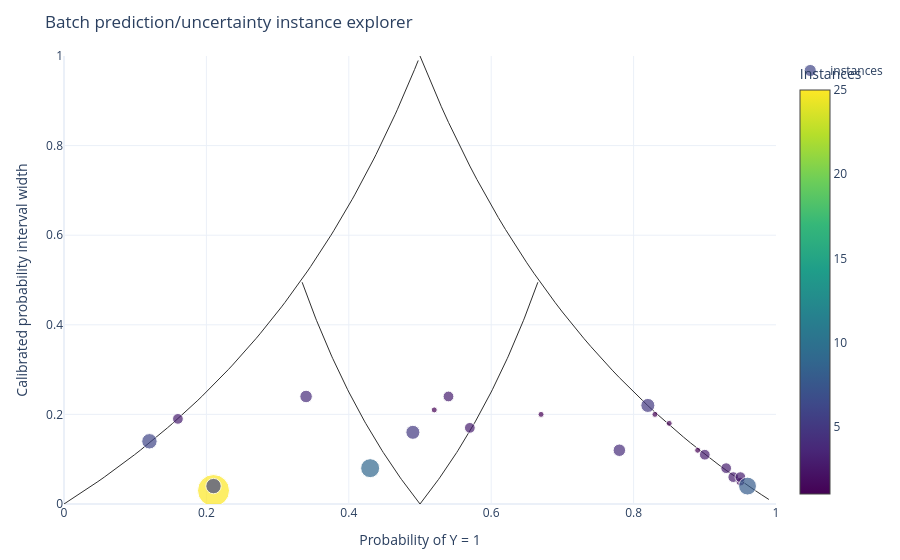
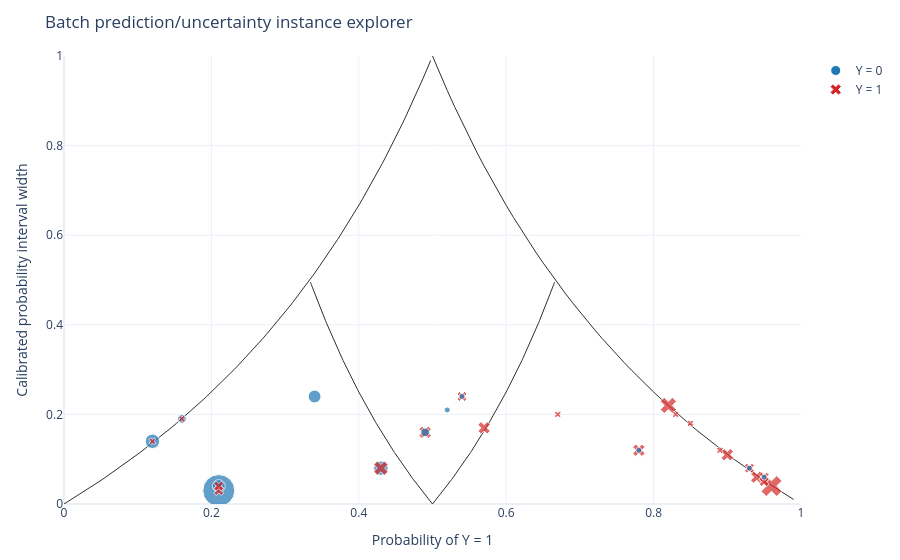

Here is the notebook cell these charts were saved with, in order:
### Markdown cell above
## Section 1: Classification

The classification explorer is called through the normal global plotting API. Without targets, the plot follows the predicted-class probability convention. With targets supplied, CE global probabilistic classification plots use target-aware marker symbols. The Plotly explorer follows that convention and keeps the probability triangle reference shape.

### Code cell
X, y = make_classification(
    n_samples=500,
    n_features=8,
    n_informative=5,
    n_redundant=0,
    random_state=7,
)
x_proper, x_tmp, y_proper, y_tmp = train_test_split(
    X, y, test_size=0.4, random_state=7, stratify=y
)
x_cal, x_query, y_cal, y_query = train_test_split(
    x_tmp, y_tmp, test_size=0.5, random_state=7, stratify=y_tmp
)

classifier = RandomForestClassifier(n_estimators=80, random_state=7)
explainer = WrapCalibratedExplainer(classifier)
explainer.fit(x_proper, y_proper)
assert explainer.fitted is True
explainer.calibrate(x_cal, y_cal)
assert explainer.calibrated is True

classification_result = explainer.plot(
    x_query[:120],
    style="plotly.global.instance_explorer",
    task="classification",
    position_precision=2,
    show=True,
)

classification_result_with_targets = explainer.plot(
    x_query[:120],
    y_query[:120],
    style="plotly.global.instance_explorer",
    task="classification",
    position_precision=2,
    show=True,
)

### Figure 1 — Plotly figure (JSON) as saved in the notebook; plotly's stock layout.template omitted (floating-point values rounded to 4 significant figures)
{"data": [{"hoverinfo": "skip", "line": {"color": "#2f2f2f", "width": 1}, "meta": {"trace_kind": "triangle-reference"}, "mode": "lines", "name": "triangle-reference-1", "showlegend": false, "type": "scatter", "x": [0.0, 0.009901, 0.01961, 0.02913, 0.03846, 0.04762, 0.0566, 0.06542, 0.07407, 0.08257, 0.09091, 0.0991, 0.1071, 0.115, 0.1228, 0.1304, 0.1379, 0.1453, 0.1525, 0.1597, 0.1667, 0.1736, 0.1803, 0.187, 0.1935, 0.2, 0.2063, 0.2126, 0.2188, 0.2248, 0.2308, 0.2366, 0.2424, 0.2481, 0.2537, 0.2593, 0.2647, 0.2701, 0.2754, 0.2806, 0.2857, 0.2908, 0.2958, 0.3007, 0.3056, 0.3103, 0.3151, 0.3197, 0.3243, 0.3289, 0.3333, 0.3377, 0.3421, 0.3464, 0.3506, 0.3548, 0.359, 0.3631, 0.3671, 0.3711, 0.375, 0.3789, 0.3827, 0.3865, 0.3902, 0.3939, 0.3976, 0.4012, 0.4048, 0.4083, 0.4118, 0.4152, 0.4186, 0.422, 0.4253, 0.4286, 0.4318, 0.435, 0.4382, 0.4413, 0.4444, 0.4475, 0.4505, 0.4536, 0.4565, 0.4595, 0.4624, 0.4652, 0.4681, 0.4709, 0.4737, 0.4764, 0.4792, 0.4819, 0.4845, 0.4872, 0.4898, 0.4924, 0.4949, 0.4975], "y": [0.0, 0.01, 0.02, 0.03, 0.04, 0.05, 0.06, 0.07, 0.08, 0.09, 0.1, 0.11, 0.12, 0.13, 0.14, 0.15, 0.16, 0.17, 0.18, 0.19, 0.2, 0.21, 0.22, 0.23, 0.24, 0.25, 0.26, 0.27, 0.28, 0.29, 0.3, 0.31, 0.32, 0.33, 0.34, 0.35, 0.36, 0.37, 0.38, 0.39, 0.4, 0.41, 0.42, 0.43, 0.44, 0.45, 0.46, 0.47, 0.48, 0.49, 0.5, 0.51, 0.52, 0.53, 0.54, 0.55, 0.56, 0.57, 0.58, 0.59, 0.6, 0.61, 0.62, 0.63, 0.64, 0.65, 0.66, 0.67, 0.68, 0.69, 0.7, 0.71, 0.72, 0.73, 0.74, 0.75, 0.76, 0.77, 0.78, 0.79, 0.8, 0.81, 0.82, 0.83, 0.84, 0.85, 0.86, 0.87, 0.88, 0.89, 0.9, 0.91, 0.92, 0.93, 0.94, 0.95, 0.96, 0.97, 0.98, 0.99]}, {"hoverinfo": "skip", "line": {"color": "#2f2f2f", "width": 1}, "meta": {"trace_kind": "triangle-reference"}, "mode": "lines", "name": "triangle-reference-2", "showlegend": false, "type": "scatter", "x": [0.5, 0.51, 0.52, 0.53, 0.54, 0.55, 0.56, 0.57, 0.58, 0.59, 0.6, 0.61, 0.62, 0.63, 0.64, 0.65, 0.66, 0.67, 0.68, 0.69, 0.7, 0.71, 0.72, 0.73, 0.74, 0.75, 0.76, 0.77, 0.78, 0.79, 0.8, 0.81, 0.82, 0.83, 0.84, 0.85, 0.86, 0.87, 0.88, 0.89, 0.9, 0.91, 0.92, 0.93, 0.94, 0.95, 0.96, 0.97, 0.98, 0.99], "y": [1.0, 0.9608, 0.9231, 0.8868, 0.8519, 0.8182, 0.7857, 0.7544, 0.7241, 0.6949, 0.6667, 0.6393, 0.6129, 0.5873, 0.5625, 0.5385, 0.5152, 0.4925, 0.4706, 0.4493, 0.4286, 0.4085, 0.3889, 0.3699, 0.3514, 0.3333, 0.3158, 0.2987, 0.2821, 0.2658, 0.25, 0.2346, 0.2195, 0.2048, 0.1905, 0.1765, 0.1628, 0.1494, 0.1364, 0.1236, 0.1111, 0.0989, 0.08696, 0.07527, 0.06383, 0.05263, 0.04167, 0.03093, 0.02041, 0.0101]}, {"hoverinfo": "skip", "line": {"color": "#2f2f2f", "width": 1}, "meta": {"trace_kind": "triangle-reference"}, "mode": "lines", "name": "triangle-reference-3", "showlegend": false, "type": "scatter", "x": [0.5, 0.5025, 0.505, 0.5074, 0.5098, 0.5122, 0.5146, 0.5169, 0.5192, 0.5215, 0.5238, 0.5261, 0.5283, 0.5305, 0.5327, 0.5349, 0.537, 0.5392, 0.5413, 0.5434, 0.5455, 0.5475, 0.5495, 0.5516, 0.5536, 0.5556, 0.5575, 0.5595, 0.5614, 0.5633, 0.5652, 0.5671, 0.569, 0.5708, 0.5726, 0.5745, 0.5763, 0.5781, 0.5798, 0.5816, 0.5833, 0.5851, 0.5868, 0.5885, 0.5902, 0.5918, 0.5935, 0.5951, 0.5968, 0.5984, 0.6, 0.6016, 0.6032, 0.6047, 0.6063, 0.6078, 0.6094, 0.6109, 0.6124, 0.6139, 0.6154, 0.6169, 0.6183, 0.6198, 0.6212, 0.6226, 0.6241, 0.6255, 0.6269, 0.6283, 0.6296, 0.631, 0.6324, 0.6337, 0.635, 0.6364, 0.6377, 0.639, 0.6403, 0.6416, 0.6429, 0.6441, 0.6454, 0.6466, 0.6479, 0.6491, 0.6503, 0.6516, 0.6528, 0.654, 0.6552, 0.6564, 0.6575, 0.6587, 0.6599, 0.661, 0.6622, 0.6633, 0.6644, 0.6656], "y": [0.0, 0.005, 0.01, 0.015, 0.02, 0.025, 0.03, 0.035, 0.04, 0.045, 0.05, 0.055, 0.06, 0.065, 0.07, 0.075, 0.08, 0.085, 0.09, 0.095, 0.1, 0.105, 0.11, 0.115, 0.12, 0.125, 0.13, 0.135, 0.14, 0.145, 0.15, 0.155, 0.16, 0.165, 0.17, 0.175, 0.18, 0.185, 0.19, 0.195, 0.2, 0.205, 0.21, 0.215, 0.22, 0.225, 0.23, 0.235, 0.24, 0.245, 0.25, 0.255, 0.26, 0.265, 0.27, 0.275, 0.28, 0.285, 0.29, 0.295, 0.3, 0.305, 0.31, 0.315, 0.32, 0.325, 0.33, 0.335, 0.34, 0.345, 0.35, 0.355, 0.36, 0.365, 0.37, 0.375, 0.38, 0.385, 0.39, 0.395, 0.4, 0.405, 0.41, 0.415, 0.42, 0.425, 0.43, 0.435, 0.44, 0.445, 0.45, 0.455, 0.46, 0.465, 0.47, 0.475, 0.48, 0.485, 0.49, 0.495]}, {"hoverinfo": "skip", "line": {"color": "#2f2f2f", "width": 1}, "meta": {"trace_kind": "triangle-reference"}, "mode": "lines", "name": "triangle-reference-4", "showlegend": false, "type": "scatter", "x": [0.5, 0.4975, 0.495, 0.4926, 0.4902, 0.4878, 0.4854, 0.4831, 0.4808, 0.4785, 0.4762, 0.4739, 0.4717, 0.4695, 0.4673, 0.4651, 0.463, 0.4608, 0.4587, 0.4566, 0.4545, 0.4525, 0.4505, 0.4484, 0.4464, 0.4444, 0.4425, 0.4405, 0.4386, 0.4367, 0.4348, 0.4329, 0.431, 0.4292, 0.4274, 0.4255, 0.4237, 0.4219, 0.4202, 0.4184, 0.4167, 0.4149, 0.4132, 0.4115, 0.4098, 0.4082, 0.4065, 0.4049, 0.4032, 0.4016, 0.4, 0.3984, 0.3968, 0.3953, 0.3937, 0.3922, 0.3906, 0.3891, 0.3876, 0.3861, 0.3846, 0.3831, 0.3817, 0.3802, 0.3788, 0.3774, 0.3759, 0.3745, 0.3731, 0.3717, 0.3704, 0.369, 0.3676, 0.3663, 0.365, 0.3636, 0.3623, 0.361, 0.3597, 0.3584, 0.3571, 0.3559, 0.3546, 0.3534, 0.3521, 0.3509, 0.3497, 0.3484, 0.3472, 0.346, 0.3448, 0.3436, 0.3425, 0.3413, 0.3401, 0.339, 0.3378, 0.3367, 0.3356, 0.3344], "y": [0.0, 0.005, 0.01, 0.015, 0.02, 0.025, 0.03, 0.035, 0.04, 0.045, 0.05, 0.055, 0.06, 0.065, 0.07, 0.075, 0.08, 0.085, 0.09, 0.095, 0.1, 0.105, 0.11, 0.115, 0.12, 0.125, 0.13, 0.135, 0.14, 0.145, 0.15, 0.155, 0.16, 0.165, 0.17, 0.175, 0.18, 0.185, 0.19, 0.195, 0.2, 0.205, 0.21, 0.215, 0.22, 0.225, 0.23, 0.235, 0.24, 0.245, 0.25, 0.255, 0.26, 0.265, 0.27, 0.275, 0.28, 0.285, 0.29, 0.295, 0.3, 0.305, 0.31, 0.315, 0.32, 0.325, 0.33, 0.335, 0.34, 0.345, 0.35, 0.355, 0.36, 0.365, 0.37, 0.375, 0.38, 0.385, 0.39, 0.395, 0.4, 0.405, 0.41, 0.415, 0.42, 0.425, 0.43, 0.435, 0.44, 0.445, 0.45, 0.455, 0.46, 0.465, 0.47, 0.475, 0.48, 0.485, 0.49, 0.495]}, {"hovertemplate": "%{text}<extra></extra>", "marker": {"color": [6, 3, 25, 6, 4, 9, 5, 1, 3, 3, 1, 4, 5, 1, 1, 1, 3, 3, 3, 2, 3, 8], "colorbar": {"title": {"text": "Instances"}}, "colorscale": [[0.0, "#440154"], [0.1111, "#482878"], [0.2222, "#3e4989"], [0.3333, "#31688e"], [0.4444, "#26828e"], [0.5556, "#1f9e89"], [0.6667, "#35b779"], [0.7778, "#6ece58"], [0.8889, "#b5de2b"], [1.0, "#fde725"]], "line": {"color": "white", "width": 1}, "showscale": true, "size": [15.42, 10.76, 32.0, 15.42, 12.5, 19.0, 14.03, 6.0, 10.76, 10.76, 6.0, 12.5, 14.03, 6.0, 6.0, 6.0, 10.76, 10.76, 10.76, 8.692, 10.76, 17.88]}, "mode": "markers", "name": "instances", "text": ["Instances: 6<br>Predicted class: 1<br>Probability: 0.125<br>Probability interval: [0, 0.142857]<br>Interval width: 0.142857", "Instances: 3<br>Predicted class: 1<br>Probability: 0.16<br>Probability interval: [0, 0.190476]<br>Interval width: 0.190476", "Instances: 25<br>Predicted class: 1<br>Probability: 0.205128<br>Probability interval: [0.184211, 0.210526]<br>Interval width: 0.0263158", "Instances: 6<br>Predicted class: 1<br>Probability: 0.214085<br>Probability interval: [0.184211, 0.222222]<br>Interval width: 0.0380117", "Instances: 4<br>Predicted class: 1<br>Probability: 0.344411<br>Probability interval: [0.184211, 0.428571]<br>Interval width: 0.244361", "Instances: 9<br>Predicted class: 1<br>Probability: 0.428571<br>Probability interval: [0.384615, 0.461538]<br>Interval width: 0.0769231", "Instances: 5<br>Predicted class: 1<br>Probability: 0.492754<br>Probability interval: [0.411765, 0.571429]<br>Interval width: 0.159664", "Instances: 1<br>Predicted class: 1<br>Probability: 0.515152<br>Probability interval: [0.411765, 0.625]<br>Interval width: 0.213235", "Instances: 3<br>Predicted class: 1<br>Probability: 0.538462<br>Probability interval: [0.428571, 0.666667]<br>Interval width: 0.238095", "Instances: 3<br>Predicted class: 1<br>Probability: 0.571429<br>Probability interval: [0.5, 0.666667]<br>Interval width: 0.166667", "Instances: 1<br>Predicted class: 1<br>Probability: 0.666667<br>Probability interval: [0.6, 0.8]<br>Interval width: 0.2", "Instances: 4<br>Predicted class: 1<br>Probability: 0.777778<br>Probability interval: [0.75, 0.875]<br>Interval width: 0.125", "Instances: 5<br>Predicted class: 1<br>Probability: 0.818182<br>Probability interval: [0.777778, 1]<br>Interval width: 0.222222", "Instances: 1<br>Predicted class: 1<br>Probability: 0.833333<br>Probability interval: [0.8, 1]<br>Interval width: 0.2", "Instances: 1<br>Predicted class: 1<br>Probability: 0.846154<br>Probability interval: [0.818182, 1]<br>Interval width: 0.181818", "Instances: 1<br>Predicted class: 1<br>Probability: 0.888889<br>Probability interval: [0.875, 1]<br>Interval width: 0.125", "Instances: 3<br>Predicted class: 1<br>Probability: 0.9<br>Probability interval: [0.888889, 1]<br>Interval width: 0.111111", "Instances: 3<br>Predicted class: 1<br>Probability: 0.928571<br>Probability interval: [0.923077, 1]<br>Interval width: 0.0769231", "Instances: 3<br>Predicted class: 1<br>Probability: 0.941176<br>Probability interval: [0.9375, 1]<br>Interval width: 0.0625", "Instances: 2<br>Predicted class: 1<br>Probability: 0.952381<br>Probability interval: [0.95, 1]<br>Interval width: 0.05", "Instances: 3<br>Predicted class: 1<br>Probability: 0.947368<br>Probability interval: [0.944444, 1]<br>Interval width: 0.0555556", "Instances: 8<br>Predicted class: 1<br>Probability: 0.959583<br>Probability interval: [0.95788, 1]<br>Interval width: 0.0421196"], "type": "scatter", "x": [0.12, 0.16, 0.21, 0.21, 0.34, 0.43, 0.49, 0.52, 0.54, 0.57, 0.67, 0.78, 0.82, 0.83, 0.85, 0.89, 0.9, 0.93, 0.94, 0.95, 0.95, 0.96], "y": [0.14, 0.19, 0.03, 0.04, 0.24, 0.08, 0.16, 0.21, 0.24, 0.17, 0.2, 0.12, 0.22, 0.2, 0.18, 0.12, 0.11, 0.08, 0.06, 0.05, 0.06, 0.04]}], "layout": {"margin": {"b": 56, "l": 64, "r": 24, "t": 56}, "title": {"text": "Batch prediction/uncertainty instance explorer"}, "xaxis": {"range": [0.0, 1.0], "title": {"text": "Probability of Y = 1"}}, "yaxis": {"range": [0.0, 1.0], "title": {"text": "Calibrated probability interval width"}}}}

### Figure 2 — Plotly figure (JSON) as saved in the notebook; plotly's stock layout.template omitted (floating-point values rounded to 4 significant figures)
{"data": [{"hoverinfo": "skip", "line": {"color": "#2f2f2f", "width": 1}, "meta": {"trace_kind": "triangle-reference"}, "mode": "lines", "name": "triangle-reference-1", "showlegend": false, "type": "scatter", "x": [0.0, 0.009901, 0.01961, 0.02913, 0.03846, 0.04762, 0.0566, 0.06542, 0.07407, 0.08257, 0.09091, 0.0991, 0.1071, 0.115, 0.1228, 0.1304, 0.1379, 0.1453, 0.1525, 0.1597, 0.1667, 0.1736, 0.1803, 0.187, 0.1935, 0.2, 0.2063, 0.2126, 0.2188, 0.2248, 0.2308, 0.2366, 0.2424, 0.2481, 0.2537, 0.2593, 0.2647, 0.2701, 0.2754, 0.2806, 0.2857, 0.2908, 0.2958, 0.3007, 0.3056, 0.3103, 0.3151, 0.3197, 0.3243, 0.3289, 0.3333, 0.3377, 0.3421, 0.3464, 0.3506, 0.3548, 0.359, 0.3631, 0.3671, 0.3711, 0.375, 0.3789, 0.3827, 0.3865, 0.3902, 0.3939, 0.3976, 0.4012, 0.4048, 0.4083, 0.4118, 0.4152, 0.4186, 0.422, 0.4253, 0.4286, 0.4318, 0.435, 0.4382, 0.4413, 0.4444, 0.4475, 0.4505, 0.4536, 0.4565, 0.4595, 0.4624, 0.4652, 0.4681, 0.4709, 0.4737, 0.4764, 0.4792, 0.4819, 0.4845, 0.4872, 0.4898, 0.4924, 0.4949, 0.4975], "y": [0.0, 0.01, 0.02, 0.03, 0.04, 0.05, 0.06, 0.07, 0.08, 0.09, 0.1, 0.11, 0.12, 0.13, 0.14, 0.15, 0.16, 0.17, 0.18, 0.19, 0.2, 0.21, 0.22, 0.23, 0.24, 0.25, 0.26, 0.27, 0.28, 0.29, 0.3, 0.31, 0.32, 0.33, 0.34, 0.35, 0.36, 0.37, 0.38, 0.39, 0.4, 0.41, 0.42, 0.43, 0.44, 0.45, 0.46, 0.47, 0.48, 0.49, 0.5, 0.51, 0.52, 0.53, 0.54, 0.55, 0.56, 0.57, 0.58, 0.59, 0.6, 0.61, 0.62, 0.63, 0.64, 0.65, 0.66, 0.67, 0.68, 0.69, 0.7, 0.71, 0.72, 0.73, 0.74, 0.75, 0.76, 0.77, 0.78, 0.79, 0.8, 0.81, 0.82, 0.83, 0.84, 0.85, 0.86, 0.87, 0.88, 0.89, 0.9, 0.91, 0.92, 0.93, 0.94, 0.95, 0.96, 0.97, 0.98, 0.99]}, {"hoverinfo": "skip", "line": {"color": "#2f2f2f", "width": 1}, "meta": {"trace_kind": "triangle-reference"}, "mode": "lines", "name": "triangle-reference-2", "showlegend": false, "type": "scatter", "x": [0.5, 0.51, 0.52, 0.53, 0.54, 0.55, 0.56, 0.57, 0.58, 0.59, 0.6, 0.61, 0.62, 0.63, 0.64, 0.65, 0.66, 0.67, 0.68, 0.69, 0.7, 0.71, 0.72, 0.73, 0.74, 0.75, 0.76, 0.77, 0.78, 0.79, 0.8, 0.81, 0.82, 0.83, 0.84, 0.85, 0.86, 0.87, 0.88, 0.89, 0.9, 0.91, 0.92, 0.93, 0.94, 0.95, 0.96, 0.97, 0.98, 0.99], "y": [1.0, 0.9608, 0.9231, 0.8868, 0.8519, 0.8182, 0.7857, 0.7544, 0.7241, 0.6949, 0.6667, 0.6393, 0.6129, 0.5873, 0.5625, 0.5385, 0.5152, 0.4925, 0.4706, 0.4493, 0.4286, 0.4085, 0.3889, 0.3699, 0.3514, 0.3333, 0.3158, 0.2987, 0.2821, 0.2658, 0.25, 0.2346, 0.2195, 0.2048, 0.1905, 0.1765, 0.1628, 0.1494, 0.1364, 0.1236, 0.1111, 0.0989, 0.08696, 0.07527, 0.06383, 0.05263, 0.04167, 0.03093, 0.02041, 0.0101]}, {"hoverinfo": "skip", "line": {"color": "#2f2f2f", "width": 1}, "meta": {"trace_kind": "triangle-reference"}, "mode": "lines", "name": "triangle-reference-3", "showlegend": false, "type": "scatter", "x": [0.5, 0.5025, 0.505, 0.5074, 0.5098, 0.5122, 0.5146, 0.5169, 0.5192, 0.5215, 0.5238, 0.5261, 0.5283, 0.5305, 0.5327, 0.5349, 0.537, 0.5392, 0.5413, 0.5434, 0.5455, 0.5475, 0.5495, 0.5516, 0.5536, 0.5556, 0.5575, 0.5595, 0.5614, 0.5633, 0.5652, 0.5671, 0.569, 0.5708, 0.5726, 0.5745, 0.5763, 0.5781, 0.5798, 0.5816, 0.5833, 0.5851, 0.5868, 0.5885, 0.5902, 0.5918, 0.5935, 0.5951, 0.5968, 0.5984, 0.6, 0.6016, 0.6032, 0.6047, 0.6063, 0.6078, 0.6094, 0.6109, 0.6124, 0.6139, 0.6154, 0.6169, 0.6183, 0.6198, 0.6212, 0.6226, 0.6241, 0.6255, 0.6269, 0.6283, 0.6296, 0.631, 0.6324, 0.6337, 0.635, 0.6364, 0.6377, 0.639, 0.6403, 0.6416, 0.6429, 0.6441, 0.6454, 0.6466, 0.6479, 0.6491, 0.6503, 0.6516, 0.6528, 0.654, 0.6552, 0.6564, 0.6575, 0.6587, 0.6599, 0.661, 0.6622, 0.6633, 0.6644, 0.6656], "y": [0.0, 0.005, 0.01, 0.015, 0.02, 0.025, 0.03, 0.035, 0.04, 0.045, 0.05, 0.055, 0.06, 0.065, 0.07, 0.075, 0.08, 0.085, 0.09, 0.095, 0.1, 0.105, 0.11, 0.115, 0.12, 0.125, 0.13, 0.135, 0.14, 0.145, 0.15, 0.155, 0.16, 0.165, 0.17, 0.175, 0.18, 0.185, 0.19, 0.195, 0.2, 0.205, 0.21, 0.215, 0.22, 0.225, 0.23, 0.235, 0.24, 0.245, 0.25, 0.255, 0.26, 0.265, 0.27, 0.275, 0.28, 0.285, 0.29, 0.295, 0.3, 0.305, 0.31, 0.315, 0.32, 0.325, 0.33, 0.335, 0.34, 0.345, 0.35, 0.355, 0.36, 0.365, 0.37, 0.375, 0.38, 0.385, 0.39, 0.395, 0.4, 0.405, 0.41, 0.415, 0.42, 0.425, 0.43, 0.435, 0.44, 0.445, 0.45, 0.455, 0.46, 0.465, 0.47, 0.475, 0.48, 0.485, 0.49, 0.495]}, {"hoverinfo": "skip", "line": {"color": "#2f2f2f", "width": 1}, "meta": {"trace_kind": "triangle-reference"}, "mode": "lines", "name": "triangle-reference-4", "showlegend": false, "type": "scatter", "x": [0.5, 0.4975, 0.495, 0.4926, 0.4902, 0.4878, 0.4854, 0.4831, 0.4808, 0.4785, 0.4762, 0.4739, 0.4717, 0.4695, 0.4673, 0.4651, 0.463, 0.4608, 0.4587, 0.4566, 0.4545, 0.4525, 0.4505, 0.4484, 0.4464, 0.4444, 0.4425, 0.4405, 0.4386, 0.4367, 0.4348, 0.4329, 0.431, 0.4292, 0.4274, 0.4255, 0.4237, 0.4219, 0.4202, 0.4184, 0.4167, 0.4149, 0.4132, 0.4115, 0.4098, 0.4082, 0.4065, 0.4049, 0.4032, 0.4016, 0.4, 0.3984, 0.3968, 0.3953, 0.3937, 0.3922, 0.3906, 0.3891, 0.3876, 0.3861, 0.3846, 0.3831, 0.3817, 0.3802, 0.3788, 0.3774, 0.3759, 0.3745, 0.3731, 0.3717, 0.3704, 0.369, 0.3676, 0.3663, 0.365, 0.3636, 0.3623, 0.361, 0.3597, 0.3584, 0.3571, 0.3559, 0.3546, 0.3534, 0.3521, 0.3509, 0.3497, 0.3484, 0.3472, 0.346, 0.3448, 0.3436, 0.3425, 0.3413, 0.3401, 0.339, 0.3378, 0.3367, 0.3356, 0.3344], "y": [0.0, 0.005, 0.01, 0.015, 0.02, 0.025, 0.03, 0.035, 0.04, 0.045, 0.05, 0.055, 0.06, 0.065, 0.07, 0.075, 0.08, 0.085, 0.09, 0.095, 0.1, 0.105, 0.11, 0.115, 0.12, 0.125, 0.13, 0.135, 0.14, 0.145, 0.15, 0.155, 0.16, 0.165, 0.17, 0.175, 0.18, 0.185, 0.19, 0.195, 0.2, 0.205, 0.21, 0.215, 0.22, 0.225, 0.23, 0.235, 0.24, 0.245, 0.25, 0.255, 0.26, 0.265, 0.27, 0.275, 0.28, 0.285, 0.29, 0.295, 0.3, 0.305, 0.31, 0.315, 0.32, 0.325, 0.33, 0.335, 0.34, 0.345, 0.35, 0.355, 0.36, 0.365, 0.37, 0.375, 0.38, 0.385, 0.39, 0.395, 0.4, 0.405, 0.41, 0.415, 0.42, 0.425, 0.43, 0.435, 0.44, 0.445, 0.45, 0.455, 0.46, 0.465, 0.47, 0.475, 0.48, 0.485, 0.49, 0.495]}, {"hoverinfo": "skip", "marker": {"color": "#1f77b4", "line": {"color": "white", "width": 1}, "size": 10, "symbol": "circle"}, "meta": {"target": 0, "trace_kind": "target-legend"}, "mode": "markers", "name": "Y = 0", "type": "scatter", "x": [null], "y": [null]}, {"hoverinfo": "skip", "marker": {"color": "#d62728", "line": {"color": "white", "width": 1}, "size": 10, "symbol": "x"}, "meta": {"target": 1, "trace_kind": "target-legend"}, "mode": "markers", "name": "Y = 1", "type": "scatter", "x": [null], "y": [null]}, {"hovertemplate": "%{text}<extra></extra>", "marker": {"color": ["#1f77b4", "#d62728", "#1f77b4", "#1f77b4", "#d62728", "#1f77b4", "#1f77b4", "#d62728", "#d62728", "#d62728", "#d62728", "#d62728", "#d62728", "#1f77b4", "#1f77b4", "#d62728", "#d62728", "#d62728", "#d62728", "#d62728", "#d62728", "#1f77b4", "#1f77b4", "#1f77b4", "#1f77b4", "#1f77b4", "#d62728", "#d62728", "#d62728", "#d62728", "#d62728", "#d62728"], "line": {"color": "white", "width": 1}, "size": [32.0, 18.52, 14.47, 14.47, 14.47, 12.85, 12.85, 12.85, 11.01, 11.01, 11.01, 11.01, 11.01, 8.837, 8.837, 8.837, 8.837, 8.837, 8.837, 8.837, 8.837, 6.0, 6.0, 6.0, 6.0, 6.0, 6.0, 6.0, 6.0, 6.0, 6.0, 6.0], "symbol": ["circle", "x", "circle", "circle", "x", "circle", "circle", "x", "x", "x", "x", "x", "x", "circle", "circle", "x", "x", "x", "x", "x", "x", "circle", "circle", "circle", "circle", "circle", "x", "x", "x", "x", "x", "x"]}, "meta": {"draw_order": "marker_size_desc", "trace_kind": "instances"}, "mode": "markers", "name": "instances", "showlegend": false, "text": ["Instances: 23<br>Predicted class: 1<br>Probability: 0.205128<br>Probability interval: [0.184211, 0.210526]<br>Interval width: 0.0263158<br>True labels: {'0': 23}<br>Correct / incorrect: 0 / 23", "Instances: 8<br>Predicted class: 1<br>Probability: 0.959583<br>Probability interval: [0.95788, 1]<br>Interval width: 0.0421196<br>True labels: {'1': 8}<br>Correct / incorrect: 0 / 8", "Instances: 5<br>Predicted class: 1<br>Probability: 0.125<br>Probability interval: [0, 0.142857]<br>Interval width: 0.142857<br>True labels: {'0': 5}<br>Correct / incorrect: 0 / 5", "Instances: 5<br>Predicted class: 1<br>Probability: 0.428571<br>Probability interval: [0.384615, 0.461538]<br>Interval width: 0.0769231<br>True labels: {'0': 5}<br>Correct / incorrect: 0 / 5", "Instances: 5<br>Predicted class: 1<br>Probability: 0.818182<br>Probability interval: [0.777778, 1]<br>Interval width: 0.222222<br>True labels: {'1': 5}<br>Correct / incorrect: 0 / 5", "Instances: 4<br>Predicted class: 1<br>Probability: 0.344411<br>Probability interval: [0.184211, 0.428571]<br>Interval width: 0.244361<br>True labels: {'0': 4}<br>Correct / incorrect: 0 / 4", "Instances: 4<br>Predicted class: 1<br>Probability: 0.214085<br>Probability interval: [0.184211, 0.222222]<br>Interval width: 0.0380117<br>True labels: {'0': 4}<br>Correct / incorrect: 0 / 4", "Instances: 4<br>Predicted class: 1<br>Probability: 0.428571<br>Probability interval: [0.384615, 0.461538]<br>Interval width: 0.0769231<br>True labels: {'1': 4}<br>Correct / incorrect: 0 / 4", "Instances: 3<br>Predicted class: 1<br>Probability: 0.777778<br>Probability interval: [0.75, 0.875]<br>Interval width: 0.125<br>True labels: {'1': 3}<br>Correct / incorrect: 0 / 3", "Instances: 3<br>Predicted class: 1<br>Probability: 0.941176<br>Probability interval: [0.9375, 1]<br>Interval width: 0.0625<br>True labels: {'1': 3}<br>Correct / incorrect: 0 / 3", "Instances: 3<br>Predicted class: 1<br>Probability: 0.571429<br>Probability interval: [0.5, 0.666667]<br>Interval width: 0.166667<br>True labels: {'1': 3}<br>Correct / incorrect: 0 / 3", "Instances: 3<br>Predicted class: 1<br>Probability: 0.492754<br>Probability interval: [0.411765, 0.571429]<br>Interval width: 0.159664<br>True labels: {'1': 3}<br>Correct / incorrect: 0 / 3", "Instances: 3<br>Predicted class: 1<br>Probability: 0.9<br>Probability interval: [0.888889, 1]<br>Interval width: 0.111111<br>True labels: {'1': 3}<br>Correct / incorrect: 0 / 3", "Instances: 2<br>Predicted class: 1<br>Probability: 0.16<br>Probability interval: [0, 0.190476]<br>Interval width: 0.190476<br>True labels: {'0': 2}<br>Correct / incorrect: 0 / 2", "Instances: 2<br>Predicted class: 1<br>Probability: 0.492754<br>Probability interval: [0.411765, 0.571429]<br>Interval width: 0.159664<br>True labels: {'0': 2}<br>Correct / incorrect: 0 / 2", "Instances: 2<br>Predicted class: 1<br>Probability: 0.205128<br>Probability interval: [0.184211, 0.210526]<br>Interval width: 0.0263158<br>True labels: {'1': 2}<br>Correct / incorrect: 0 / 2", "Instances: 2<br>Predicted class: 1<br>Probability: 0.538462<br>Probability interval: [0.428571, 0.666667]<br>Interval width: 0.238095<br>True labels: {'1': 2}<br>Correct / incorrect: 0 / 2", "Instances: 2<br>Predicted class: 1<br>Probability: 0.947368<br>Probability interval: [0.944444, 1]<br>Interval width: 0.0555556<br>True labels: {'1': 2}<br>Correct / incorrect: 0 / 2", "Instances: 2<br>Predicted class: 1<br>Probability: 0.952381<br>Probability interval: [0.95, 1]<br>Interval width: 0.05<br>True labels: {'1': 2}<br>Correct / incorrect: 0 / 2", "Instances: 2<br>Predicted class: 1<br>Probability: 0.928571<br>Probability interval: [0.923077, 1]<br>Interval width: 0.0769231<br>True labels: {'1': 2}<br>Correct / incorrect: 0 / 2", "Instances: 2<br>Predicted class: 1<br>Probability: 0.214085<br>Probability interval: [0.184211, 0.222222]<br>Interval width: 0.0380117<br>True labels: {'1': 2}<br>Correct / incorrect: 0 / 2", "Instances: 1<br>Predicted class: 1<br>Probability: 0.777778<br>Probability interval: [0.75, 0.875]<br>Interval width: 0.125<br>True labels: {'0': 1}<br>Correct / incorrect: 0 / 1", "Instances: 1<br>Predicted class: 1<br>Probability: 0.515152<br>Probability interval: [0.411765, 0.625]<br>Interval width: 0.213235<br>True labels: {'0': 1}<br>Correct / incorrect: 0 / 1", "Instances: 1<br>Predicted class: 1<br>Probability: 0.947368<br>Probability interval: [0.944444, 1]<br>Interval width: 0.0555556<br>True labels: {'0': 1}<br>Correct / incorrect: 0 / 1", "Instances: 1<br>Predicted class: 1<br>Probability: 0.538462<br>Probability interval: [0.428571, 0.666667]<br>Interval width: 0.238095<br>True labels: {'0': 1}<br>Correct / incorrect: 0 / 1", "Instances: 1<br>Predicted class: 1<br>Probability: 0.928571<br>Probability interval: [0.923077, 1]<br>Interval width: 0.0769231<br>True labels: {'0': 1}<br>Correct / incorrect: 0 / 1", "Instances: 1<br>Predicted class: 1<br>Probability: 0.666667<br>Probability interval: [0.6, 0.8]<br>Interval width: 0.2<br>True labels: {'1': 1}<br>Correct / incorrect: 0 / 1", "Instances: 1<br>Predicted class: 1<br>Probability: 0.888889<br>Probability interval: [0.875, 1]<br>Interval width: 0.125<br>True labels: {'1': 1}<br>Correct / incorrect: 0 / 1", "Instances: 1<br>Predicted class: 1<br>Probability: 0.125<br>Probability interval: [0, 0.142857]<br>Interval width: 0.142857<br>True labels: {'1': 1}<br>Correct / incorrect: 0 / 1", "Instances: 1<br>Predicted class: 1<br>Probability: 0.846154<br>Probability interval: [0.818182, 1]<br>Interval width: 0.181818<br>True labels: {'1': 1}<br>Correct / incorrect: 0 / 1", "Instances: 1<br>Predicted class: 1<br>Probability: 0.833333<br>Probability interval: [0.8, 1]<br>Interval width: 0.2<br>True labels: {'1': 1}<br>Correct / incorrect: 0 / 1", "Instances: 1<br>Predicted class: 1<br>Probability: 0.16<br>Probability interval: [0, 0.190476]<br>Interval width: 0.190476<br>True labels: {'1': 1}<br>Correct / incorrect: 0 / 1"], "type": "scatter", "x": [0.21, 0.96, 0.12, 0.43, 0.82, 0.34, 0.21, 0.43, 0.78, 0.94, 0.57, 0.49, 0.9, 0.16, 0.49, 0.21, 0.54, 0.95, 0.95, 0.93, 0.21, 0.78, 0.52, 0.95, 0.54, 0.93, 0.67, 0.89, 0.12, 0.85, 0.83, 0.16], "y": [0.03, 0.04, 0.14, 0.08, 0.22, 0.24, 0.04, 0.08, 0.12, 0.06, 0.17, 0.16, 0.11, 0.19, 0.16, 0.03, 0.24, 0.06, 0.05, 0.08, 0.04, 0.12, 0.21, 0.06, 0.24, 0.08, 0.2, 0.12, 0.14, 0.18, 0.2, 0.19]}], "layout": {"margin": {"b": 56, "l": 64, "r": 24, "t": 56}, "title": {"text": "Batch prediction/uncertainty instance explorer"}, "xaxis": {"range": [0.0, 1.0], "title": {"text": "Probability of Y = 1"}}, "yaxis": {"range": [0.0, 1.0], "title": {"text": "Calibrated probability interval width"}}}}
